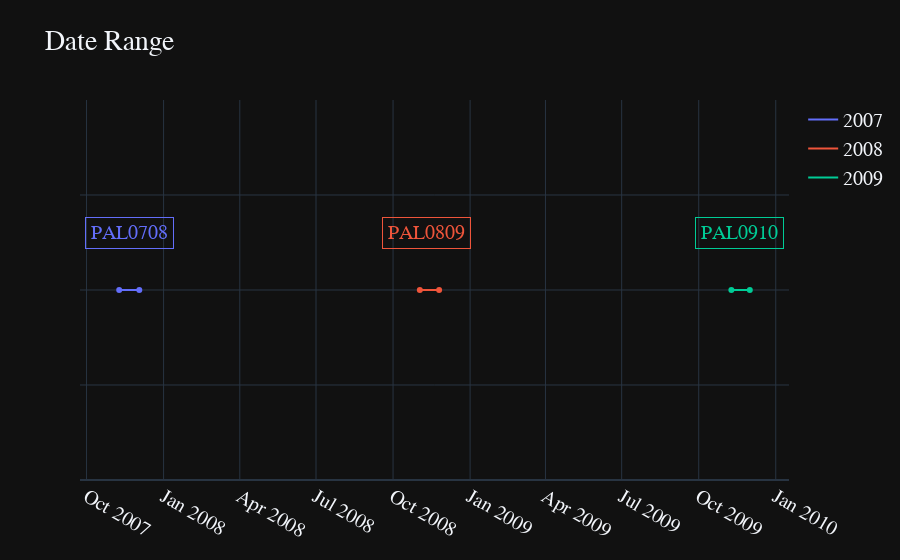

Here is the notebook cell this chart was saved with:
### Markdown cell above
<span style="font-family:Fira Code">
There are three years [ 2007  2008  2009 ] and three studies which are carried on different times

### Code cell
years = temp_na.date.dt.year.unique()
studies = temp_na.study.unique()
colors_list = px.colors.qualitative.Plotly[:3]
fig = go.Figure()
for y,col,i in zip(years,colors_list,range(3)):
    df = temp_na.loc[temp_na['date'].dt.year == y]
    fig.add_trace(go.Scatter(x=df.date,y=[1]*df.shape[0],mode="lines",name=f"{y}",line=dict(color=col)))
    fig.add_trace(go.Scatter(x=np.r_[df.date.min(),df.date.max()],y=[1]*2,mode="markers",name="i",marker=dict(color=col)))
    fig.add_annotation(text=f"{studies[i]}",x=df.date.mean(),y=0.65,yref="paper",showarrow=False,font=dict(color=colors_list[i]),bordercolor=colors_list[i],borderpad=5)
for trace in fig.data:
    if trace['name'] == 'i':
        trace['showlegend'] = False
fig.update_layout(title="Date Range")
fig.update_yaxes(showticklabels=False)
fig.show()
